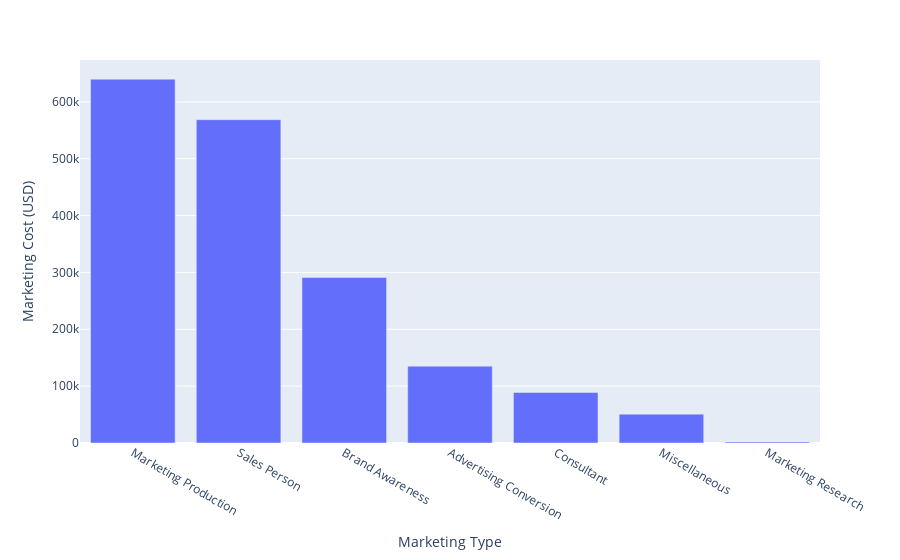

Notebook code cell kept with this figure:
### Code cell
fig = px.bar(data_frame = df_cost_by_type, 
             x='type', 
             y='cost', 
             hover_name = 'type', 
             hover_data = {
                 'type': False, 
                 'cost': True
             }, 
             labels = {
                 'cost': 'Cost'
             })

fig.update_layout(xaxis_title_text = 'Marketing Type', 
                  yaxis_title_text = 'Marketing Cost (USD)')

fig.show()

### Figure 1 — Plotly figure (JSON) as saved in the notebook; plotly's stock layout.template omitted (floating-point values rounded to 4 significant figures)
{"data": [{"alignmentgroup": "True", "hovertemplate": "<b>%{hovertext}</b><br><br>Cost=%{y}<extra></extra>", "hovertext": ["Marketing Production", "Sales Person", "Brand Awareness", "Advertising Conversion", "Consultant", "Miscellaneous", "Marketing Research"], "legendgroup": "", "marker": {"color": "#636efa", "pattern": {"shape": ""}}, "name": "", "offsetgroup": "", "orientation": "v", "showlegend": false, "textposition": "auto", "type": "bar", "x": ["Marketing Production", "Sales Person", "Brand Awareness", "Advertising Conversion", "Consultant", "Miscellaneous", "Marketing Research"], "xaxis": "x", "y": [640000.0, 568700.0, 291200.0, 135100.0, 88890.0, 50760.0, 1871.0], "yaxis": "y"}], "layout": {"barmode": "relative", "legend": {"tracegroupgap": 0}, "margin": {"t": 60}, "xaxis": {"anchor": "y", "domain": [0, 1], "title": {"text": "Marketing Type"}}, "yaxis": {"anchor": "x", "domain": [0, 1], "title": {"text": "Marketing Cost (USD)"}}}}
